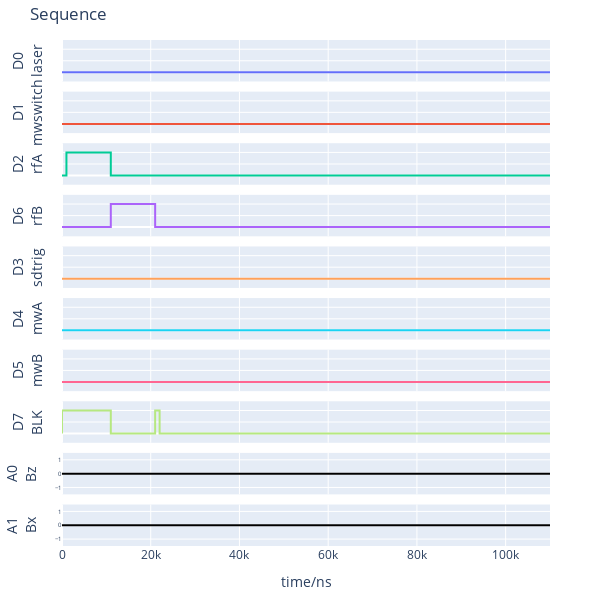

The cell this chart's notebook holds for it:
### Code cell
hm.pg.setSequence(sequence, reset=True)

hm.pg.setTrigger(start=TriggerStart.SOFTWARE, rearm=TriggerRearm.MANUAL)
hm.pg.plotSeq(plot_all=False)

### Figure 1 — Plotly figure (JSON) as saved in the notebook; plotly's stock layout.template omitted (floating-point values rounded to 4 significant figures)
{"data": [{"line": {"shape": "hv"}, "mode": "lines", "name": "D0", "type": "scatter", "x": [0, 110000], "xaxis": "x", "y": [0, 0], "yaxis": "y"}, {"line": {"shape": "hv"}, "mode": "lines", "name": "D1", "type": "scatter", "x": [0, 110000], "xaxis": "x2", "y": [0, 0], "yaxis": "y2"}, {"line": {"shape": "hv"}, "mode": "lines", "name": "D2", "type": "scatter", "x": [0, 0, 1000, 11000, 21000, 22000, 110000], "xaxis": "x3", "y": [0, 0, 1, 0, 0, 0, 0], "yaxis": "y3"}, {"line": {"shape": "hv"}, "mode": "lines", "name": "D6", "type": "scatter", "x": [0, 0, 1000, 11000, 21000, 22000, 110000], "xaxis": "x4", "y": [0, 0, 0, 1, 0, 0, 0], "yaxis": "y4"}, {"line": {"shape": "hv"}, "mode": "lines", "name": "D3", "type": "scatter", "x": [0, 110000], "xaxis": "x5", "y": [0, 0], "yaxis": "y5"}, {"line": {"shape": "hv"}, "mode": "lines", "name": "D4", "type": "scatter", "x": [0, 110000], "xaxis": "x6", "y": [0, 0], "yaxis": "y6"}, {"line": {"shape": "hv"}, "mode": "lines", "name": "D5", "type": "scatter", "x": [0, 110000], "xaxis": "x7", "y": [0, 0], "yaxis": "y7"}, {"line": {"shape": "hv"}, "mode": "lines", "name": "D7", "type": "scatter", "x": [0, 0, 1000, 11000, 21000, 22000, 110000], "xaxis": "x8", "y": [0, 1, 1, 0, 1, 0, 0], "yaxis": "y8"}, {"line": {"color": "black", "shape": "hv"}, "mode": "lines", "name": "A0", "type": "scatter", "x": [0, 110000], "xaxis": "x9", "y": [0.0, 0.0], "yaxis": "y9"}, {"line": {"color": "black", "shape": "hv"}, "mode": "lines", "name": "A1", "type": "scatter", "x": [0, 110000], "xaxis": "x10", "y": [0.0, 0.0], "yaxis": "y10"}], "layout": {"height": 600, "margin": {"b": 40, "l": 50, "r": 50, "t": 40}, "showlegend": false, "title": {"text": "Sequence"}, "width": 600, "xaxis": {"anchor": "y", "domain": [0, 1], "matches": "x10", "showticklabels": false}, "xaxis10": {"anchor": "y10", "domain": [0, 1], "title": {"text": "time/ns"}}, "xaxis2": {"anchor": "y2", "domain": [0, 1], "matches": "x10", "showticklabels": false}, "xaxis3": {"anchor": "y3", "domain": [0, 1], "matches": "x10", "showticklabels": false}, "xaxis4": {"anchor": "y4", "domain": [0, 1], "matches": "x10", "showticklabels": false}, "xaxis5": {"anchor": "y5", "domain": [0, 1], "matches": "x10", "showticklabels": false}, "xaxis6": {"anchor": "y6", "domain": [0, 1], "matches": "x10", "showticklabels": false}, "xaxis7": {"anchor": "y7", "domain": [0, 1], "matches": "x10", "showticklabels": false}, "xaxis8": {"anchor": "y8", "domain": [0, 1], "matches": "x10", "showticklabels": false}, "xaxis9": {"anchor": "y9", "domain": [0, 1], "matches": "x10", "showticklabels": false}, "yaxis": {"anchor": "x", "domain": [0.918, 1.0], "range": [-0.4, 1.4], "showticklabels": false, "title": {"text": "D0<br>laser"}}, "yaxis10": {"anchor": "x10", "domain": [0, 0.082], "range": [-1.5, 1.5], "tickfont": {"size": 6}, "title": {"text": "A1<br>Bx"}}, "yaxis2": {"anchor": "x2", "domain": [0.816, 0.898], "range": [-0.4, 1.4], "showticklabels": false, "title": {"text": "D1<br>mwswitch"}}, "yaxis3": {"anchor": "x3", "domain": [0.714, 0.796], "range": [-0.4, 1.4], "showticklabels": false, "title": {"text": "D2<br>rfA"}}, "yaxis4": {"anchor": "x4", "domain": [0.612, 0.694], "range": [-0.4, 1.4], "showticklabels": false, "title": {"text": "D6<br>rfB"}}, "yaxis5": {"anchor": "x5", "domain": [0.51, 0.592], "range": [-0.4, 1.4], "showticklabels": false, "title": {"text": "D3<br>sdtrig"}}, "yaxis6": {"anchor": "x6", "domain": [0.408, 0.49], "range": [-0.4, 1.4], "showticklabels": false, "title": {"text": "D4<br>mwA"}}, "yaxis7": {"anchor": "x7", "domain": [0.306, 0.388], "range": [-0.4, 1.4], "showticklabels": false, "title": {"text": "D5<br>mwB"}}, "yaxis8": {"anchor": "x8", "domain": [0.204, 0.286], "range": [-0.4, 1.4], "showticklabels": false, "title": {"text": "D7<br>BLK"}}, "yaxis9": {"anchor": "x9", "domain": [0.102, 0.184], "range": [-1.5, 1.5], "tickfont": {"size": 6}, "title": {"text": "A0<br>Bz"}}}}
